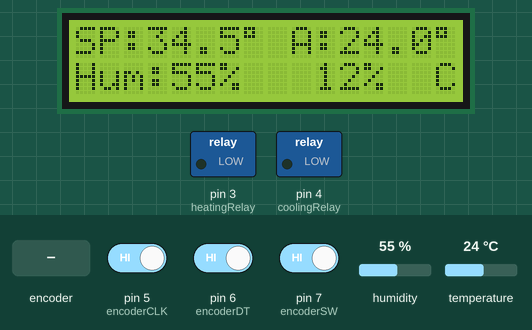
Recording of a sketch running on a simulated Arduino Uno, built with avr-gcc and run on an emulated ATmega328P. On the bench: 16×2 character LCD, switched loads named in the sketch (green lamp = pin HIGH). The test bench sets the inputs (shaded band); at power-on: temperature 24 °C, pin 7 (encoderSW) HIGH, pin 5 (encoderCLK) HIGH, pin 6 (encoderDT) HIGH, humidity 55 %. EEPROM starts erased; what the sketch prints to the serial monitor is not drawn.

Above: at 6.2 s.
6.3 s: temperature set to 12 °C
At 7.9 s:
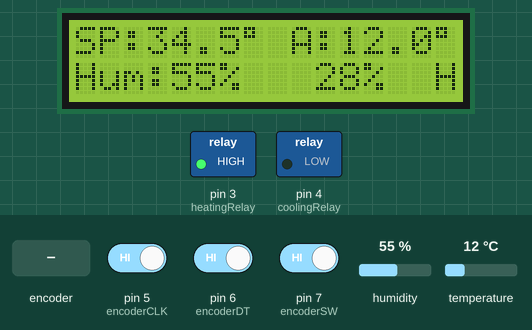
12.2 s: pin 7 (encoderSW) driven LOW
At 13.4 s:
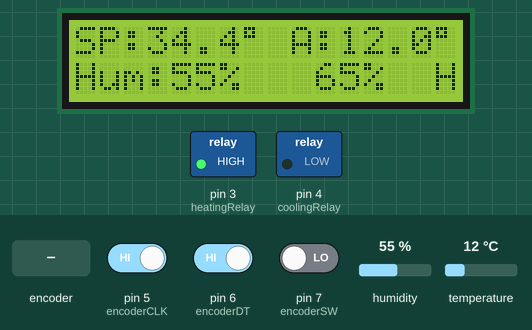
14.6 s: rotary encoder on pin 5 (encoderCLK) / pin 6 (encoderDT) turned 1 step (first pin leading)
At 20.3 s:
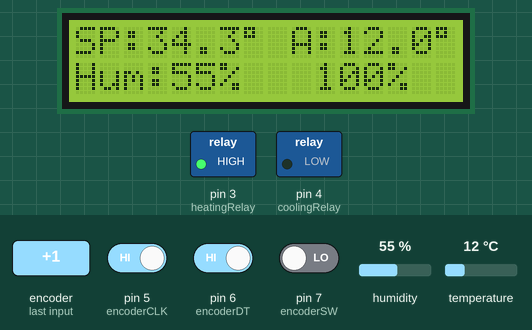
20.6 s: rotary encoder on pin 5 (encoderCLK) / pin 6 (encoderDT) turned 1 step (first pin leading)
At 21.4 s:
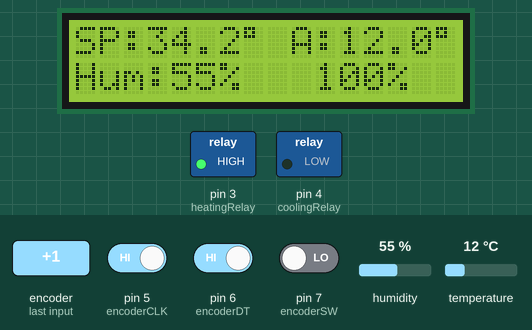
Timing chart, 0 to 23.3 s (numbered marks = the images above; inputs shaded):
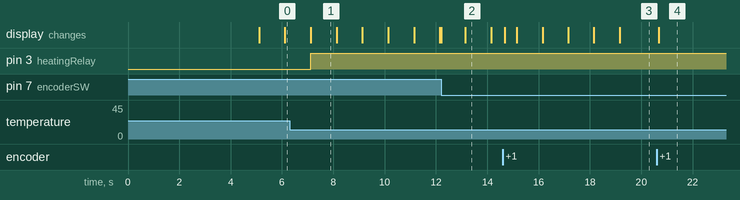

The sketch:

ardBeeQueenPID2Plot.ino
```cpp
// ardBeeQueenPID2
/*
  The LCD circuit:
                               GND            display pin 1
    supply voltage for logic   +5V            display pin 2

   10K potentiometer:
   ends to +5V and ground
   LCD VO - contrast           wiper          display pin 3

   LCD RS pin                  digital pin 13 display pin 4
   LCD R/W pin                 GND            display pin 5
   LCD Enable pin              digital pin 12 display pin 6
   LCD D4                      digital pin 11 display pin 11
   LCD D5                      digital pin 10 display pin 12
   LCD D6                      digital pin 9  display pin 13
   LCD D7                      digital pin 8  display pin 14

   220ohm resistor to +5V
   back light anode:+4.2V      220ohm         display pin 15
   back light cathode          GND	          display pin 16
*/

String programName = "ardBeeQueenPID2";
String date = "201910011";
String author = "Jon Sagebrand";
String email = "jonsagebrand@gmail.com";

// include EEPROM library
#include <EEPROM.h>
int eeAddr = 0; // address to store the set point temp

// include the DHT library
#include <DHT.h>
// define DHT pin
#define DHTPIN 2  // declare Pin Number
// uncomment one of the below sensors
//#define DHTTYPE DHT11   // DHT 11 used
#define DHTTYPE DHT22   // DHT 22  (AM2302), AM2321
//#define DHTTYPE DHT21   // DHT 21 (AM230)
// set up DHT sensor
DHT dht(DHTPIN, DHTTYPE);  // initialize DHT sensor
// wait time between temp reads, in milliseconds
unsigned long readMillis; // stores millis
int waitTime = 2000; // millis to wait between reads

// relay pins
const int heatingRelay = 3;  // relay heating
int heatingRelayState;
const int coolingRelay = 4;  // relay cooling
int heatState = 0; // current state of operation
int heatStateLast = 0; // last state of operation

// rotary encoder
// encoder pins
const int encoderCLK = 5; // rotary encoder CLK signal input pin
const int encoderDT = 6; // rotary encoder DT signal input pin
const int encoderSW = 7; // rotary encoders switch input pin, goes LOW when pressed
// for storing encoder values
int encoderCLKState = 0;
int encoderDTState = 0;
int encoderSWState = 0;
int encoderDTStateLast = 0;
int encoderSWStateLast = 0;
// times
unsigned long encoderSWTimeMillis = 0; // the last time encoder button was toggled
int debounce = 200;   // the debounce time, increase if the output flickers

// LCD
// include the LCD library
#include <LiquidCrystal.h>
// initialize the library with the numbers of the interface pins
LiquidCrystal lcd(13, 12, 11, 10, 9, 8);
// columns and rows of the LCD
int lcdColumns = 16;
int lcdRows = 2;

// Variables
float hum = 0; // read humidity
double temp = 0; // read temperature

// PID
// include PID library by Brett Beauregard
#include <PID_v1.h>
// define Variables we'll be connecting to
double setPointTemp = 34.5; // the goal temp, in degrees celsius
double Output; // the PIDs output
double gap; // the gap between setpoint and actual temp
// specify tuning parameters
double Kp = 5.0, Ki = 3.0, Kd = 3.0; // PID variables
PID myPID(&temp, &Output, &setPointTemp, Kp, Ki, Kd, DIRECT);
// PID limits
unsigned long windowSize = 30000; // the time of the PID regulatory size(?)
int PIDCalculated;
unsigned long windowTime;
unsigned long onTimeVal;

double dewPoint = 0; // calculated dew point
double dewPointFast = 0; // another calculated dew point
float hic = 0;

// for calculation of length of values
String valString = "";
int valLength;

// text to print before temps
String setPointTempText = "SP:";
String actualTempText = "A:";

// buffer to store float to string
char dtostrfbuffer[5];

void setup(void) {

  // start LCD
  lcd.begin(lcdColumns, lcdRows);
  // print a message to the LCD
  lcd.setCursor(0, 0);
  lcd.print(programName);
  lcd.setCursor(0, 1);
  lcd.print("Booting ...");

  // start serial port
  lcd.setCursor(0, 1);
  lcd.print("Starting serial ...");
  Serial.begin(9600);

  // read set temp from eeprom
  lcd.setCursor(0, 1);
  lcd.print("Reading last temp ...");
  float f = 0.00f;
  EEPROM.get( eeAddr, f );

  // check if there is a value stored in eeprom
  // if so, then use it as set point,
  // else store the predefined value
  if ( isnan(f) ) {
    EEPROM.put(eeAddr, setPointTemp);
  } else {
    setPointTemp = f;
  }

  // start DHT sensor
  lcd.setCursor(0, 1);
  lcd.print("Starting sensor ...");
  dht.begin();  // start up dht sensors

  // define in- and outputs
  // relay pins
  lcd.setCursor(0, 1);
  lcd.print("Starting outputs ...");
  pinMode(heatingRelay, OUTPUT);
  pinMode(coolingRelay, OUTPUT);
  // rotary encoder pins
  lcd.setCursor(0, 1);
  lcd.print("Starting inputs ...");
  pinMode(encoderCLK, INPUT);
  pinMode(encoderDT, INPUT);
  pinMode(encoderSW, INPUT);

  // start PID
  lcd.setCursor(0, 1);
  lcd.print("Starting PID ...");
  myPID.SetOutputLimits(0, 1000); // 1000 steps in the control loop
  myPID.SetSampleTime(1000); //default is 100 miliseconds
  myPID.SetMode(MANUAL);// clears windup anc verifies PID calculations are correct based on sample time
  delay(5000); // We need to prep the millis() timer below to have 5 seconds on it before PID starts calculating and turns on the heater
  myPID.SetMode(AUTOMATIC); // // start the PID ready for first calculation

  lcd.clear();

  printSetPoint();
  printHeatState();
}

void loop(void) {

/* *************************************************
 * Rotary encoder
 ***************************************************/
  // read rotary encoder
  encoderCLKState = digitalRead(encoderCLK);
  encoderDTState = digitalRead(encoderDT);
  encoderSWState = digitalRead(encoderSW);

  // check encoder if button is pressed
  if ( encoderSWState == 0 ) { // Button is pressed
    if ((encoderDTStateLast == 0) && (encoderDTState == 1)) {
      if (encoderCLKState == 0) {
        setPointTemp += 0.1;
      } else {
        setPointTemp -= 0.1;
      }
      printSetPoint(); // Prints the new set point to LCD
    }
    encoderDTStateLast = encoderDTState;
  }

  printSetPoint();

  // check if button is released
  if ( encoderSWState != encoderSWStateLast ) {
    if ( encoderSWState == 0 ) {
    } else {
      EEPROM.put(eeAddr, setPointTemp);
    }
    encoderSWStateLast = encoderSWState;
  }

  /***********************************************************
   * Temperature
   ***********************************************************/
  // read temperature
  if ( encoderSWState ) { // Only read values if button is UP
    if ( millis() - readMillis >= waitTime ) {
      // Reading temperature or humidity takes about 250 milliseconds!
      // Sensor readings may also be up to 2 seconds 'old' (its a very slow sensor)
      hum = dht.readHumidity();
      // Read temperature as Celsius (the default)
      temp = dht.readTemperature();

      // check if any reads failed and exit early (to try again).
      if (isnan(hum) || isnan(temp)) {
        return;
      }
      else {
          Serial.println(setPointTemp);
          Serial.println();
          Serial.println(temp);
      }
      printActualValues(); // print measured values to serial and LCD
      readMillis = millis();;
    }
  }

  /**************************************************************
   * PID
   **************************************************************/
  PIDCalculated = myPID.Compute(); // this only calculates once every second and returns True when it does
  writeToHeatingRelay(Output);
    if (PIDCalculated) {
      printPIDOutput();
    }

  if ( heatState != heatStateLast ) { // if there has been a change in heating or cooling
    printHeatState();
    heatStateLast = heatState;
  }
}

// dewPoint function NOAA
// reference: http://wahiduddin.net/calc/density_algorithms.htm
double dewPointFunction(double celsius, double humidity) {
  double A0 = 373.15 / (273.15 + celsius);
  double SUM = -7.90298 * (A0 - 1);
  SUM += 5.02808 * log10(A0);
  SUM += -1.3816e-7 * (pow(10, (11.344 * (1 - 1 / A0))) - 1);
  SUM += 8.1328e-3 * (pow(10, (-3.49149 * (A0 - 1))) - 1);
  SUM += log10(1013.246);
  double VP = pow(10, SUM - 3) * humidity;
  double T = log(VP / 0.61078);   // temp var
  return (241.88 * T) / (17.558 - T);
}

// delta max = 0.6544 wrt dewPoint()
// 5x faster than dewPoint()
// reference: http://en.wikipedia.org/wiki/Dew_point
double dewPointFastFunction(double celsius, double humidity) {
  double a = 17.271;
  double b = 237.7;
  double temp = (a * celsius) / (b + celsius) + log(humidity / 100);
  double Td = (b * temp) / (a - temp);
  return Td;
}

int intToStringToLength(int val) { // return how many numbers in integer
  valString = String(val);
  valLength = valString.length();
  return valLength;
}

void printSetPoint() { // prints set point temp to LCD
  lcd.setCursor(0, 0);
  lcd.print(setPointTempText);
  valLength = setPointTempText.length(); // number of characters before digits
  lcd.setCursor(valLength, 0);
  lcd.print(setPointTemp, 1); // prints set point
  dtostrf(setPointTemp, 1, 1, dtostrfbuffer);
  valLength = valLength + strlen(dtostrfbuffer); // number if charaters before digits + number of digits
  lcd.setCursor(valLength, 0);
  lcd.print((char)223); // prints degree sign
  lcd.setCursor(1 + valLength, 0);
  lcd.print(" ");
}

void printActualValues() {
  // calculate dew points
  dewPoint = dewPointFunction(temp, hum);
  dewPointFast = dewPointFastFunction(temp, hum);

  // compute heat index in Celsius (isFahrenheit = false)
  hic = dht.computeHeatIndex(temp, hum, false);

  lcd.setCursor(2 + valLength, 0);
  lcd.print(actualTempText);
  valLength = valLength + actualTempText.length();
  lcd.setCursor(2 + valLength, 0);
  lcd.print(temp, 1);
  dtostrf(temp, 1, 1, dtostrfbuffer);
  valLength = valLength + strlen(dtostrfbuffer);
  lcd.setCursor(2 + valLength, 0);
  lcd.print((char)223);
  lcd.setCursor(3 + valLength, 0);
  lcd.print(" ");

  lcd.setCursor(0, 1);
  lcd.print("Hum:");
  lcd.setCursor(4, 1);
  lcd.print(hum, 0);
  valLength = intToStringToLength(hum);
  lcd.setCursor(4 + valLength, 1);
  lcd.print("%  ");
}

void printPIDOutput() {
	lcd.setCursor(10,1);
  int output = round(Output / 10);
	lcd.print(output);
  valLength = intToStringToLength(output);
  lcd.setCursor(10 + valLength, 1);
  lcd.print("%  ");
}

void printHeatState() {
  if ( heatState == 0 ) {
    lcd.setCursor(15, 1);
    lcd.print("C");
  } else if ( heatState == 1 ) {
    lcd.setCursor(15, 1);
    lcd.print("H");
  } else {
    lcd.setCursor(15, 1);
    lcd.print("W");
  }
}

void writeToHeatingRelay(double value) {
  windowTime = millis() % windowSize; // convert millis into a millisecond counter that resets at windowSize
  onTimeVal = (unsigned long)(value * (double)windowSize / 1000.0); // convert windowSize into seconds and multiply it by output which ranges from 0 to 1000

  if (onTimeVal > windowTime) {
    heatingRelayState = HIGH;
    heatState = 1;

  } else {
    heatingRelayState = LOW;
    heatState = 0;
  }

  digitalWrite(heatingRelay, heatingRelayState); // set the output
  /*
  // short cycle prevention (Blink without delay)
  static unsigned long ShortCycleTimer;
  if ((millis() - ShortCycleTimer) >= (5000)) {
    if ((digitalRead(heatingRelay) == LOW) && (heatingRelayState = HIGH)) {
    	ShortCycleTimer = millis(); // this sets a blink without delay timer that prevents the following line from triggeringfor 5 seconds after it changes the output to HIGH
    }
    digitalWrite(heatingRelay, heatingRelayState); // set the output
  }
  */
}
```

Measured:
- after the input at 6.3 s, pin 3 (heatingRelay): LOW → HIGH after 0.82 s; the display: changes after 0.82 s (image 1)
- after the input at 20.6 s, the display: changes after 0.08 s (image 4)
- what the display in image 1 shows lasts 1.0 s, from 7.1 s to 8.1 s
